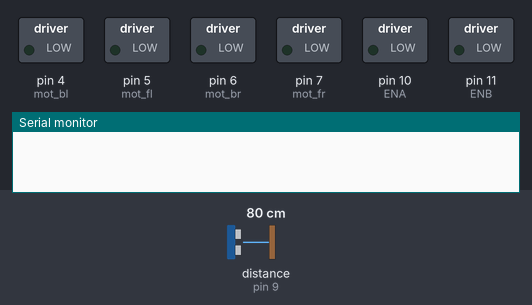
Bench run of a sketch on a simulated Arduino Uno, built with avr-gcc and run on an emulated ATmega328P. Parts: switched loads named in the sketch (green lamp = pin HIGH), the last lines printed to the serial monitor. Wiring (inferred from the names in the program): ultrasonic range finder: trigger pin 8; echo pin 9. The test bench sets the inputs (shaded band); at power-on: distance to the obstacle (sensor on pin 9) 80 cm. The echo pulse lasts 58.3 µs per cm; pins used as bus, display or sensor lines are not drawn.

Above: at 0.1 s.
At 2.2 s:
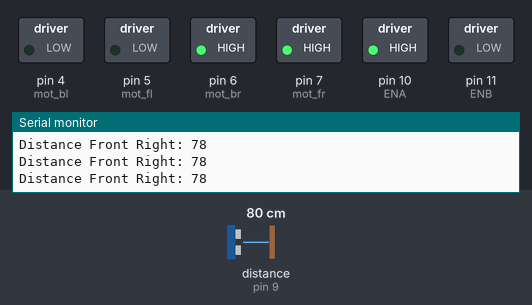
2.3 s: distance to the obstacle (sensor on pin 9) set to 2 cm
5.3 s: distance to the obstacle (sensor on pin 9) set to 18 cm
Timing chart, 0 to 8.3 s (numbered marks = the images above; inputs shaded):
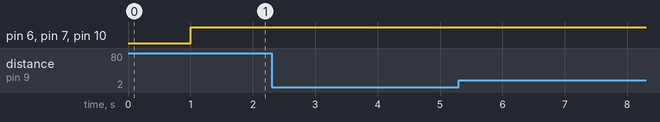

The sketch:

test_pid.ino
```cpp
#include <AutoPID.h>

#define OUTPUT_MIN 0
#define OUTPUT_MAX 255
#define KP .12
#define KI .0003
#define KD 0

const int trigPin_FR = 8;
const int echoPin_FR = 9;
long Duration_FR;
int Distance_FR;

//pin motor
int mot_fr = 7;
int mot_fl = 5;
int mot_br = 6;
int mot_bl = 4;
int ENA = 10; //Kiri
int ENB = 11; //Kanan
int nENA = 150, nENB = 150;

double dis_FR, dis_FL, setPoint, outputVal_R,outputVal_L;

AutoPID myPID_kanan(&dis_FR, &setPoint, &outputVal_R, OUTPUT_MIN, OUTPUT_MAX, KP, KI, KD);
AutoPID myPID_kiri(&dis_FL, &setPoint, &outputVal_L, OUTPUT_MIN, OUTPUT_MAX, KP, KI, KD);

void setup() {
  Serial.begin(9600);

  //MOTOR
  pinMode(mot_fr, OUTPUT);
  pinMode(mot_fl, OUTPUT);
  pinMode(mot_br, OUTPUT);
  pinMode(mot_bl, OUTPUT);
  pinMode(ENA,OUTPUT);
  pinMode(ENB,OUTPUT);

  //HCSR
  pinMode(trigPin_FR, OUTPUT);
  pinMode(echoPin_FR, INPUT);
  delay(1000);

  myPID_kanan.setTimeStep(100);
}

void loop() {
  setPoint = 5; //5cm
  readHCSR_FR();
  myPID_kanan.run();
  gerakMotor();
}

void readHCSR_FR(){
  digitalWrite(trigPin_FR, LOW);
  delayMicroseconds(2);

  digitalWrite(trigPin_FR, HIGH);
  delayMicroseconds(10);
  digitalWrite(trigPin_FR, LOW);

  Duration_FR = pulseIn(echoPin_FR, HIGH);
  Distance_FR = Duration_FR*(0.034/2);
  dis_FR=Distance_FR;

  Serial.print("Distance Front Right: "); Serial.println(Distance_FR);
}

void gerakMotor(){
  digitalWrite(mot_br, HIGH);
  digitalWrite(mot_bl, LOW);
  digitalWrite(mot_fr, HIGH);
  digitalWrite(mot_fl, LOW);
  analogWrite(ENA, 255); //kiri
  analogWrite(ENB, outputVal_R ); //kanan
}
```
